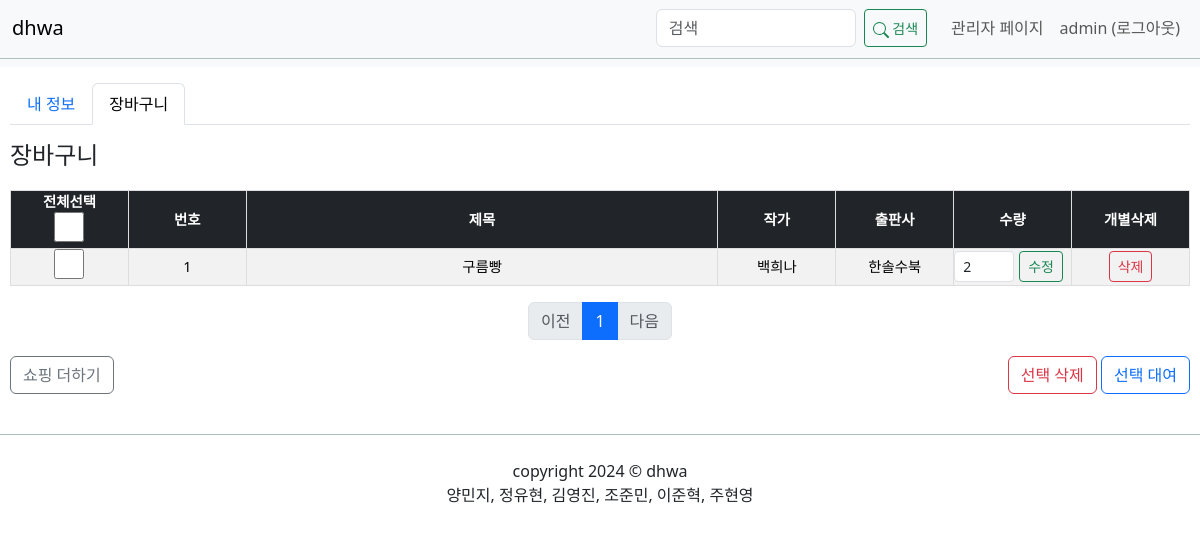
The app's page /cart/client_cart (signed in) with its own data.
### minhwa/models.py (models this page shows)
class DHWAUSER(db.Model):
    id = db.Column(db.Integer, primary_key=True)
    username = db.Column(db.String(150), unique=True, nullable=False)
    password = db.Column(db.String(150), nullable=False)
    tell = db.Column(db.String(30), nullable=True)
    email = db.Column(db.String(120), unique=True, nullable=True)
    address = db.Column(db.Text(), nullable=True)
    postcode = db.Column(db.Integer, nullable=True)

class DHWACART(db.Model):
    id = db.Column(db.Integer, primary_key=True)
    list_id = db.Column(db.Integer, db.ForeignKey('dhwalist.list_id'))
    dhwalist = db.relationship('DHWALIST', backref=db.backref('dhwalist_set'))
    username = db.Column(db.String(150), db.ForeignKey('dhwauser.id'), nullable=False)
    dhwauser = db.relationship('DHWAUSER', backref=db.backref('dhwauser_set'))
    subject = db.Column(db.String(150), nullable=False)
    amount = db.Column(db.Integer, nullable=False)
    writer = db.Column(db.String(150), nullable=True)
    publi = db.Column(db.String(150), nullable=True)
    rent_date = db.Column(db.DateTime(), nullable=True)
    return_date = db.Column(db.DateTime(), nullable=True)

### minhwa/views/cart_views.py (the view)
@bp.route('/client_cart')
def client_cart():
    user_id = session.get('user_id')  # 현재 로그인한 사용자 ID 가져오기
    if not user_id:  # 로그인하지 않았으면 로그인 페이지로 리디렉션
        flash('로그인 후 이용할 수 있습니다.', 'error')
        return redirect(url_for('auth.login'))
    user = DHWAUSER.query.get(user_id)  # 로그인한 사용자 정보 가져오기
    if not user:
        flash('사용자 정보를 찾을 수 없습니다.', 'error')
        return redirect(url_for('auth.login'))
    page = request.args.get('page', type=int, default=1)  # 페이징
    dhwa_cart = DHWACART.query.filter_by(username=user.username).order_by(DHWACART.id.desc()).paginate(page=page, per_page=8)
    return render_template('cart/client_cart.html', dhwa_cart=dhwa_cart, active_tab='cart')

### minhwa/views/mypage_views.py (called while the page is built)
@bp.before_app_request
def load_logged_in_user():
    user_id = session.get('user_id')
    if user_id:
        g.user = DHWAUSER.query.get(user_id)
    else:
        g.user = None

### minhwa/templates/cart/client_cart.html (shortened to what this page needs)
{% extends "base.html" %}
{% block content %}
<div class="container my-3">
    <ul class="nav nav-tabs" id="mypageTabs" role="tablist">
        <li class="nav-item" role="presentation">
            <a class="nav-link {% if active_tab == 'profile' %}active{% endif %}" id="profile-tab"
               href="{{ url_for('mypage.mypage') }}" role="tab"
               aria-controls="profile" aria-selected="true">내 정보</a>
        </li>
        <li class="nav-item" role="presentation">
            <a class="nav-link {% if active_tab == 'cart' %}active{% endif %}" id="cart-tab"
               href="{{ url_for('cart.client_cart') }}" role="tab"
               aria-controls="cart" aria-selected="false">장바구니</a>
        </li>
    </ul>
    <h5 id="page-title" class="mt-3" style="font-size: 1.5rem;">{{ '장바구니' if active_tab == 'cart' else '내 정보' }}</h5>
    <table class="table table-hover table-striped table-bordered">
        <thead>
            <tr class="table-dark">
                <th class="text-center">전체선택<br>
                    <input type="checkbox" id="select-all">
                </th>
                <th class="text-center", valign="middle">번호</th>
                <th class="text-center title-column">제목</th>
                <th class="text-center", valign="middle">작가</th>
                <th class="text-center", valign="middle">출판사</th>
                <th class="text-center", valign="middle">수량</th>
                <th class="text-center", valign="middle">개별삭제</th>
            </tr>
        </thead>
        <tbody>
        {% if dhwa_cart %}
            {% for dhwa in dhwa_cart.items %}
            <tr>
                <td class="text-center", valign="middle"><input type="checkbox" class="dhwa-checkbox" data-id="{{ dhwa.id }}"></td>
                <td class="text-center", valign="middle">{{ dhwa_cart.total - ((dhwa_cart.page-1) * dhwa_cart.per_page) - loop.index0 }}</td>
                <td class="text-center", valign="middle">{{ dhwa.subject }}</td>
                <td class="text-center", valign="middle">{{ dhwa.writer }}</td>
                <td class="text-center", valign="middle">{{ dhwa.publi }}</td>
                <td class="text-center" valign="middle">
                    <form action="{{ url_for('cart.client_modify', cart_id=dhwa.id) }}" method="POST" style="display: flex; align-items: center;">
                        <input type="number" name="amount" min="1" value="{{ dhwa.amount }}" class="form-control form-control-sm" style="width: 60px; margin-right: 5px;">
                        <button type="submit" class="btn btn-outline-success btn-sm">수정</button>
                    </form>
                </td>
                <td class="text-center" valign="middle">
                    <form action="{{ url_for('cart.delete_item', cart_id=dhwa.id) }}" method="POST" onsubmit="return confirm('정말로 삭제하시겠습니까?');">
                        <button class="btn btn-outline-danger btn-sm" type="submit">삭제</button>
                    </form>
                </td>
            </tr>
            {% endfor %}
        {% else %}
            <tr>
                <td colspan="7" class="text-center", valign="middle">장바구니에 도서가 없습니다.</td>
            </tr>
        {% endif %}
        </tbody>
    </table>
    <ul class="pagination justify-content-center">
        {% if dhwa_cart.has_prev %}
        <li class="page-item">
            <a class="page-link" href="?page={{ dhwa_cart.prev_num }}">이전</a>
        </li>
        {% else %}
        <li class="page-item disabled">
            <a class="page-link" tabindex="-1" aria-disabled="true" href="javascript:void(0)">이전</a>
        </li>
        {% endif %}
        {% for page_num in dhwa_cart.iter_pages() %}
        {% if page_num %}
        {% if page_num != dhwa_cart.page %}
        <li class="page-item">
            <a class="page-link" href="?page={{ page_num }}">{{ page_num }}</a>
        </li>
        {% else %}
        <li class="page-item active" aria-current="page">
            <a class="page-link" href="javascript:void(0)">{{ page_num }}</a>
        </li>
        {% endif %}
        {% else %}
        <li class="disabled">
            <a class="page-link" href="javascript:void(0)">...</a>
        </li>
        {% endif %}
        {% endfor %}
        {% if dhwa_cart.has_next %}
        <li class="page-item">
            <a class="page-link" href="?page={{ dhwa_cart.next_num }}">다음</a>
        </li>
        {% else %}
        <li class="page-item disabled">
            <a class="page-link" tabindex="-1" aria-disabled="true" href="javascript:void(0)">다음</a>
        </li>
        {% endif %}
    </ul>
    <div class="d-flex justify-content-between">
        <a href="{{ url_for('main.index') }}" class="btn btn-outline-secondary">쇼핑 더하기</a>
        <div>
            <button class="btn btn-outline-danger" type="button" id="delete-selected">선택 삭제</button>
            <button class="btn btn-outline-primary" type="button" id="rent-selected">선택 대여</button>
        </div>
    </div>
</div>
{% endblock %}

### minhwa/templates/navbar.html (shortened to what this page needs)
<nav class="navbar navbar-expand-lg navbar-light bg-light">
    <div class="container-fluid">
        <a class="navbar-brand" href="{{ url_for('dhwa_list._list') }}">dhwa</a>
        <div class="collapse navbar-collapse" id="navbarNav">
            <div class="d-flex align-items-center ms-auto">
            <form class="d-flex me-3" action="{{ url_for('dhwa_list.search') }}" method="get">
                <input class="form-control me-2" type="search" placeholder="검색" aria-label="Search" name="q" style="max-width: 200px;" value="{{ request.args.get('q', '') }}">
                <button class="btn btn-outline-success btn-sm" type="submit">
                    <svg xmlns="http://www.w3.org/2000/svg" width="16" height="16" fill="currentColor" class="bi bi-search" viewBox="0 0 16 16">
                        <path d="M11.742 10.344a6.5 6.5 0 1 0-1.397 1.398h-.001q.044.06.098.115l3.85 3.85a1 1 0 0 0 1.415-1.414l-3.85-3.85a1 1 0 0 0-.115-.1zM12 6.5a5.5 5.5 0 1 1-11 0 5.5 5.5 0 0 1 11 0"/>
                      </svg> 검색 </button>
            </form>
            <ul class="navbar-nav ms-auto">
                {% if g.user %}
                    <li class="nav-item">
                        {% if g.user.username == 'admin' %}
                            <a class="nav-link" href="{{ url_for('cart.admin_cart_users') }}">관리자 페이지</a>
                        {% else %}
                            <a class="nav-link" href="{{ url_for('mypage.mypage') }}">내 정보</a>
                        {% endif %}
                    </li>
                    <li class="nav-item">
                        <a class="nav-link" href="{{ url_for('auth.logout') }}">
                            {{ g.user.username }} (로그아웃)
                        </a>
                    </li>
                {% endif %}
            </ul>
        </div>
        </div>
    </div>
</nav>

### minhwa/static/bookcss/admin_users.css (style rules this page uses)
input[type="checkbox"] { width: 30px; height: 30px; }
.container-fluid { border-bottom: 1px solid rgba(4, 70, 39, 0.308); padding-bottom: 10px; }

### minhwa/static/bookcss/admin_book.css (style rules this page uses)
html, body { width: 100%; height: 100%; margin: 0; padding: 0; overflow-x: hidden; }
.container { max-width: 100%; margin: 0 auto; padding: 0 10px; }
.table { width: 100%; table-layout: fixed; border-collapse: collapse; font-size: 0.9rem; }
.table th, .table td { text-align: center; vertical-align: middle; padding: 0px; border: 1px solid #ddd; word-wrap: break-word; }

### minhwa/static/bookcss/client_cart.css (style rules this page uses)
.title-column { width: 40%; }

### minhwa/static/bookcss/style.css (style rules this page uses)
input[type="checkbox"] { width: 30px; height: 30px; }
table { text-align: center; margin-top: 20px; }
th, td, tr { vertical-align: middle; }

### records on screen
DHWAUSER: user.username "admin"
DHWACART: id "1", subject "구름빵", writer "백희나", publi "한솔수북", amount "2"

### other values on screen
{{ '장바구니' if active_tab == 'cart' else '내 정보' }} "장바구니"
{{ page_num }} "1"
